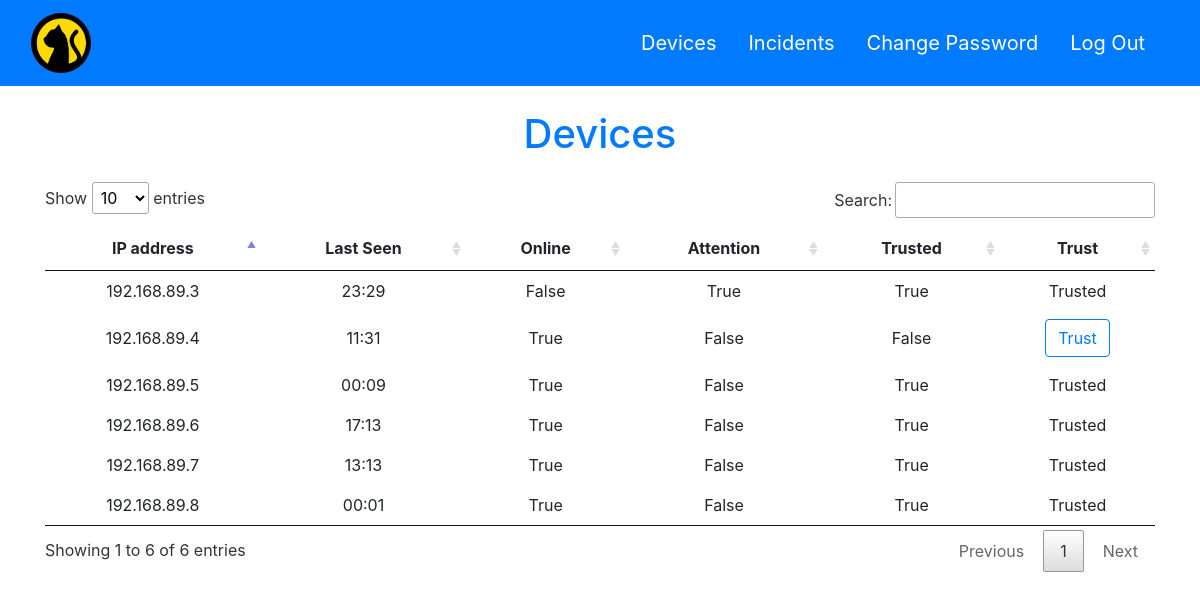
Before: /devices (signed in) with the older database file.
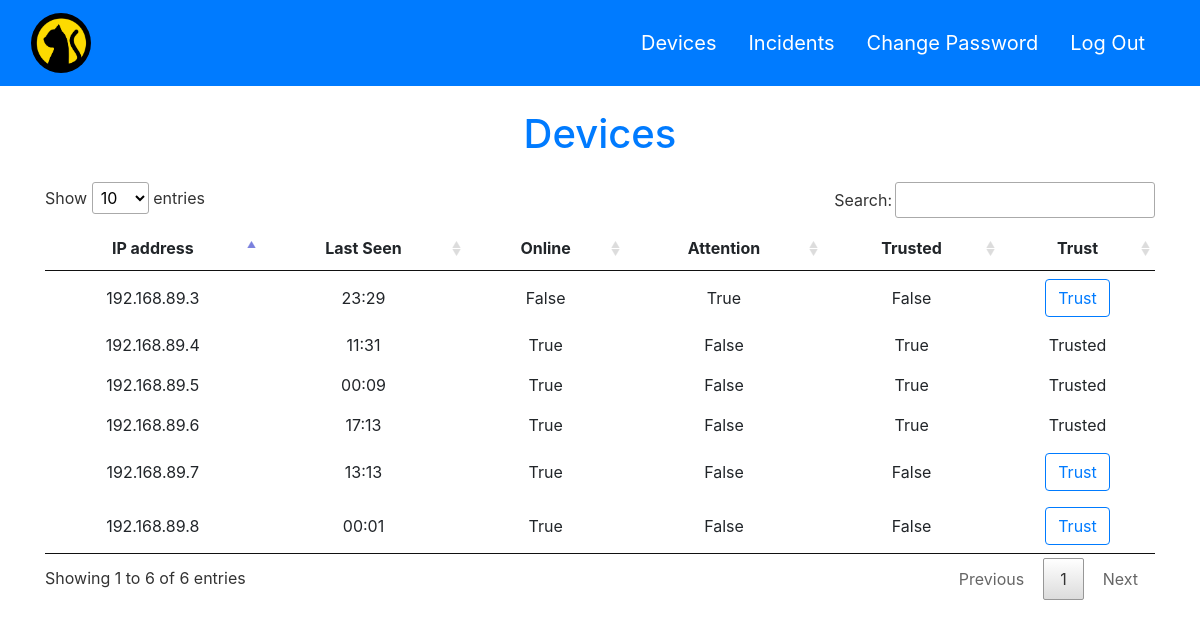
After: the same page with the newer database file.
### tables this page shows
CREATE TABLE devices (ip TEXT, mac TEXT PRIMARY KEY, last_scanned_date TEXT, last_scanned_time TEXT, last_scanned_year TEXT, trusted INT DEFAULT 0, online INT DEFAULT 0, attention INT DEFAULT 0, files_added INT, files_removed INT);

### app.py (the view)
@app.route('/devices')
def devices():
    if 'username' in session:
        with sqlite3.connect('data.db') as conn:
            cursor = conn.cursor()
            cursor.execute('SELECT * from devices')
            devices = cursor.fetchall()
        return render_template('devices.html', devices=devices)
    else:
        return redirect(url_for('login'))

### templates/devices.html (shortened to what this page needs)
<!DOCTYPE html>
<html lang="en">
<head>
    <link rel= "stylesheet" type= "text/css" href= "{{ url_for('static',filename='css/bootstrap.min.css')}}">
    <link rel= "stylesheet" type= "text/css" href= "{{ url_for('static',filename='css/dataTables.min.css')}}">
    <link rel= "stylesheet" type= "text/css" href= "{{ url_for('static',filename='css/style.css')}}">
</head>
<body>
    <nav class="navbar navbar-expand-lg navbar-light bg-primary">
        <div class="container-fluid">
          <a style="font-size: 35px; color:white;"  class="navbar-brand" href="/devices"><img style="width: 60px; height:60px; border-radius:50%;" src="{{url_for('static',filename='images/icon.png')}}" alt="Home"></a>
          <div class="collapse navbar-collapse" id="navbarNavAltMarkup">
            <div class="navbar-nav ml-auto">
              <a style="font-size: 20px; color:white;"  class="nav-link mr-3" href="/devices">Devices</a>
              <a style="font-size: 20px; color:white;" class="nav-link mr-3" href="/incidents">Incidents</a>
              <a style="font-size: 20px; color:white;" class="nav-link mr-3" href="/change-password">Change Password</a>
              <a style="font-size: 20px; color:white;" class="nav-link mr-3" href="/logout" >Log Out</a>
            </div>
          </div>
        </div>
      </nav>
    <h1 class="text-center mb-4 mt-4 text-primary">Devices</h1>
        <div class="container">
            <div class="row">
                <div class="col-12">
                    <table id="devices" style="width: 100%;">
                        <thead>
                            <tr style="text-align: center;" >
                                <th>IP address</th>
                                <th>Last Seen</th>
                                <th>Online</th>
                                <th>Attention</th>
                                <th>Trusted</th>
                                <th>Trust</th>
                            </tr>
                        </thead>
                        <tbody>
                            {% for device in devices %}
                            <tr style="text-align: center;">
                                <td>{{ device[0] }}</td>
                                <td>{{ device[3] }}</td>
                                {% if device[6]==1 %}
                                    <td>True</td>
                                {% else %}
                                    <td>False</td>
                                {% endif %}
                                {% if device[7]==1 %}
                                    <td>True</td>
                                {% else %}
                                    <td>False</td>
                                {% endif %}
                                {% if device[5]==1 %}
                                    <td>True</td>
                                {% else %}
                                    <td>False</td>
                                {% endif %}
                                {% if device[5]==0 %}
                                    <td>
                                        <form action="{{url_for('trustDevice')}}" method="post">
                                            <button type="submit" class="btn btn-outline-primary">Trust</button>
                                        </form>
                                    </td>
                                {% else %}
                                    <td>Trusted</td>
                                {% endif %}
                            </tr>
                            {% endfor %}
                        </tbody>
                    </table>
                </div>
            </div>
        </div>
</body>
</html>

Changed rows visible on the page:
changed devices (number 1 of 6 on the later page): trusted "True Trusted" → "False Trust"
changed devices (number 2 of 6 on the later page): trusted "True Trusted" → "False Trust"
changed devices (number 5 of 6 on the later page): trusted "False Trust" → "True Trusted"
changed devices (number 6 of 6 on the later page): trusted "True Trusted" → "False Trust"
